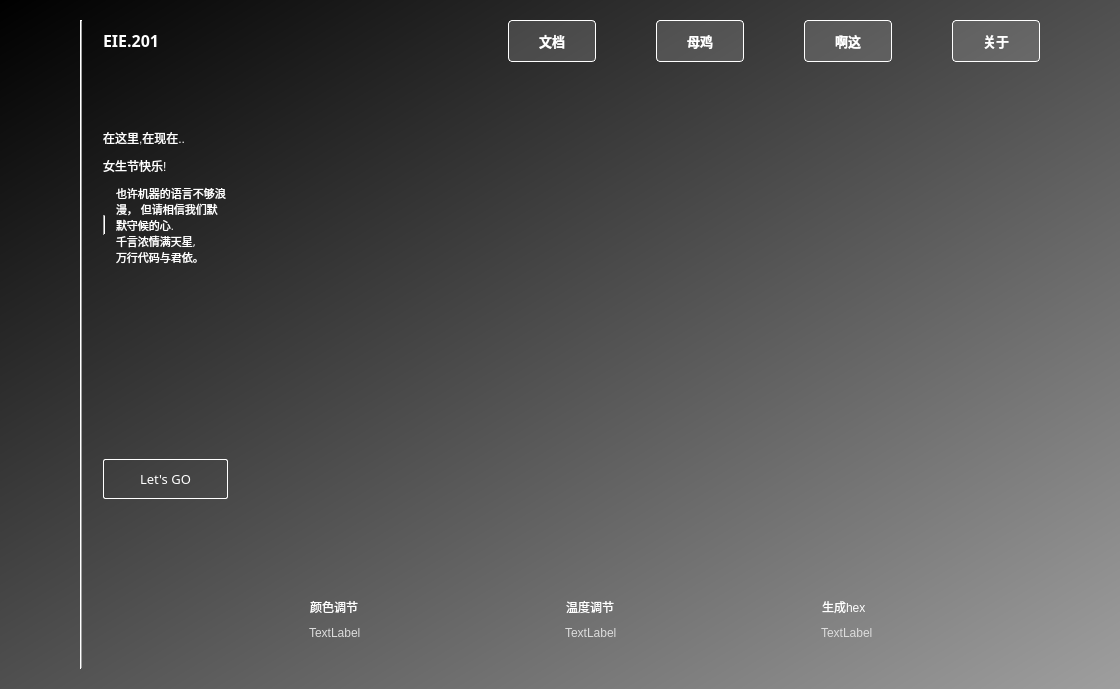
<?xml version="1.0" encoding="UTF-8"?>
<ui version="4.0">
 <class>GrilHappyQMW</class>
 <widget class="QMainWindow" name="GrilHappyQMW">
  <property name="geometry">
   <rect>
    <x>0</x>
    <y>0</y>
    <width>1120</width>
    <height>689</height>
   </rect>
  </property>
  <property name="minimumSize">
   <size>
    <width>0</width>
    <height>0</height>
   </size>
  </property>
  <property name="cursor">
   <cursorShape>ArrowCursor</cursorShape>
  </property>
  <property name="windowTitle">
   <string>MainWindow</string>
  </property>
  <property name="windowIcon">
   <iconset resource="gril.qrc">
    <normaloff>:/girl/img/birthday_girl_128px_1292266_easyicon.net.ico</normaloff>:/girl/img/birthday_girl_128px_1292266_easyicon.net.ico</iconset>
  </property>
  <property name="iconSize">
   <size>
    <width>64</width>
    <height>64</height>
   </size>
  </property>
  <property name="toolButtonStyle">
   <enum>Qt::ToolButtonIconOnly</enum>
  </property>
  <property name="documentMode">
   <bool>false</bool>
  </property>
  <widget class="QWidget" name="centralwidget">
   <property name="styleSheet">
    <string notr="true">QWidget#centralwidget{
background-color:qlineargradient(spread:pad, x1:0, y1:0, x2:1, y2:1, stop:0 rgba(0, 0, 0, 255), stop:1 rgba(159, 159, 159, 255))
}
</string>
   </property>
   <layout class="QHBoxLayout" name="horizontalLayout_6">
    <property name="spacing">
     <number>20</number>
    </property>
    <property name="leftMargin">
     <number>80</number>
    </property>
    <property name="topMargin">
     <number>20</number>
    </property>
    <property name="rightMargin">
     <number>80</number>
    </property>
    <property name="bottomMargin">
     <number>20</number>
    </property>
    <item>
     <widget class="Line" name="line_2">
      <property name="sizePolicy">
       <sizepolicy hsizetype="Minimum" vsizetype="Minimum">
        <horstretch>0</horstretch>
        <verstretch>0</verstretch>
       </sizepolicy>
      </property>
      <property name="styleSheet">
       <string notr="true"/>
      </property>
      <property name="frameShadow">
       <enum>QFrame::Raised</enum>
      </property>
      <property name="lineWidth">
       <number>1</number>
      </property>
      <property name="orientation">
       <enum>Qt::Vertical</enum>
      </property>
     </widget>
    </item>
    <item>
     <layout class="QVBoxLayout" name="verticalLayout_7">
      <item>
       <layout class="QHBoxLayout" name="horizontalLayout">
        <property name="spacing">
         <number>60</number>
        </property>
        <item>
         <widget class="QLabel" name="label_6">
          <property name="sizePolicy">
           <sizepolicy hsizetype="Fixed" vsizetype="Fixed">
            <horstretch>0</horstretch>
            <verstretch>0</verstretch>
           </sizepolicy>
          </property>
          <property name="font">
           <font>
            <family>等线</family>
            <pointsize>12</pointsize>
            <weight>75</weight>
            <bold>true</bold>
           </font>
          </property>
          <property name="styleSheet">
           <string notr="true">color: rgb(255, 255, 255);</string>
          </property>
          <property name="text">
           <string>EIE.201</string>
          </property>
         </widget>
        </item>
        <item>
         <spacer name="horizontalSpacer">
          <property name="orientation">
           <enum>Qt::Horizontal</enum>
          </property>
          <property name="sizeType">
           <enum>QSizePolicy::Expanding</enum>
          </property>
          <property name="sizeHint" stdset="0">
           <size>
            <width>40</width>
            <height>20</height>
           </size>
          </property>
         </spacer>
        </item>
        <item>
         <widget class="QPushButton" name="pushButton">
          <property name="sizePolicy">
           <sizepolicy hsizetype="Fixed" vsizetype="Fixed">
            <horstretch>0</horstretch>
            <verstretch>0</verstretch>
           </sizepolicy>
          </property>
          <property name="font">
           <font>
            <family>微软雅黑</family>
            <pointsize>10</pointsize>
            <weight>75</weight>
            <bold>true</bold>
           </font>
          </property>
          <property name="styleSheet">
           <string notr="true">QPushButton {
    border:1px solid #ffffff;
    border-radius:4px;
	padding:10px 30px;
    background-color:rgba(202, 202, 202, 50);

	color: rgb(255, 255, 255);
}

QPushButton:pressed {
    background-color: qlineargradient(x1: 0, y1: 0, x2: 0, y2: 1,
                                      stop: 0 #dadbde, stop: 1 #f6f7fa);
}

</string>
          </property>
          <property name="text">
           <string>文档</string>
          </property>
          <property name="flat">
           <bool>true</bool>
          </property>
         </widget>
        </item>
        <item>
         <widget class="QPushButton" name="pushButton_2">
          <property name="sizePolicy">
           <sizepolicy hsizetype="Fixed" vsizetype="Fixed">
            <horstretch>0</horstretch>
            <verstretch>0</verstretch>
           </sizepolicy>
          </property>
          <property name="font">
           <font>
            <family>微软雅黑</family>
            <pointsize>10</pointsize>
            <weight>75</weight>
            <bold>true</bold>
           </font>
          </property>
          <property name="styleSheet">
           <string notr="true">QPushButton {
    border:1px solid #ffffff;
    border-radius:4px;
	padding:10px 30px;
    background-color:rgba(202, 202, 202, 50);

	color: rgb(255, 255, 255);
}

QPushButton:pressed {
    background-color: qlineargradient(x1: 0, y1: 0, x2: 0, y2: 1,
                                      stop: 0 #dadbde, stop: 1 #f6f7fa);
}

</string>
          </property>
          <property name="text">
           <string>母鸡</string>
          </property>
          <property name="flat">
           <bool>true</bool>
          </property>
         </widget>
        </item>
        <item>
         <widget class="QPushButton" name="pushButton_3">
          <property name="sizePolicy">
           <sizepolicy hsizetype="Fixed" vsizetype="Fixed">
            <horstretch>0</horstretch>
            <verstretch>0</verstretch>
           </sizepolicy>
          </property>
          <property name="font">
           <font>
            <family>微软雅黑</family>
            <pointsize>10</pointsize>
            <weight>75</weight>
            <bold>true</bold>
           </font>
          </property>
          <property name="styleSheet">
           <string notr="true">QPushButton {
    border:1px solid #ffffff;
    border-radius:4px;
	padding:10px 30px;
    background-color:rgba(202, 202, 202, 50);

	color: rgb(255, 255, 255);
}

QPushButton:pressed {
    background-color: qlineargradient(x1: 0, y1: 0, x2: 0, y2: 1,
                                      stop: 0 #dadbde, stop: 1 #f6f7fa);
}

</string>
          </property>
          <property name="text">
           <string>啊这</string>
          </property>
          <property name="flat">
           <bool>true</bool>
          </property>
         </widget>
        </item>
        <item>
         <widget class="QPushButton" name="pushButton_5">
          <property name="sizePolicy">
           <sizepolicy hsizetype="Fixed" vsizetype="Fixed">
            <horstretch>0</horstretch>
            <verstretch>0</verstretch>
           </sizepolicy>
          </property>
          <property name="font">
           <font>
            <family>微软雅黑</family>
            <pointsize>10</pointsize>
            <weight>75</weight>
            <bold>true</bold>
           </font>
          </property>
          <property name="styleSheet">
           <string notr="true">QPushButton {
    border:1px solid #ffffff;
    border-radius:4px;
	padding:10px 30px;
    background-color:rgba(202, 202, 202, 50);

	color: rgb(255, 255, 255);
}

QPushButton:pressed {
    background-color: qlineargradient(x1: 0, y1: 0, x2: 0, y2: 1,
                                      stop: 0 #dadbde, stop: 1 #f6f7fa);
}

</string>
          </property>
          <property name="text">
           <string>关于</string>
          </property>
          <property name="flat">
           <bool>true</bool>
          </property>
         </widget>
        </item>
       </layout>
      </item>
      <item>
       <layout class="QHBoxLayout" name="horizontalLayout_5">
        <item>
         <layout class="QVBoxLayout" name="verticalLayout_5" stretch="4,4,4,1">
          <property name="spacing">
           <number>10</number>
          </property>
          <item>
           <layout class="QVBoxLayout" name="verticalLayout">
            <item>
             <spacer name="verticalSpacer_3">
              <property name="orientation">
               <enum>Qt::Vertical</enum>
              </property>
              <property name="sizeHint" stdset="0">
               <size>
                <width>20</width>
                <height>40</height>
               </size>
              </property>
             </spacer>
            </item>
            <item>
             <widget class="QLabel" name="label_2">
              <property name="styleSheet">
               <string notr="true">color: rgb(255, 255, 255);
font: 14pt &quot;黑体&quot;;</string>
              </property>
              <property name="text">
               <string>在这里,在现在..</string>
              </property>
             </widget>
            </item>
            <item>
             <widget class="QLabel" name="label_3">
              <property name="styleSheet">
               <string notr="true">color: rgb(255, 255, 255);
font: 52pt &quot;黑体&quot;;</string>
              </property>
              <property name="text">
               <string>女生节快乐!</string>
              </property>
             </widget>
            </item>
            <item>
             <layout class="QHBoxLayout" name="horizontalLayout_2">
              <property name="spacing">
               <number>10</number>
              </property>
              <item>
               <widget class="Line" name="line">
                <property name="sizePolicy">
                 <sizepolicy hsizetype="Fixed" vsizetype="Minimum">
                  <horstretch>0</horstretch>
                  <verstretch>0</verstretch>
                 </sizepolicy>
                </property>
                <property name="minimumSize">
                 <size>
                  <width>0</width>
                  <height>20</height>
                 </size>
                </property>
                <property name="maximumSize">
                 <size>
                  <width>16777215</width>
                  <height>20</height>
                 </size>
                </property>
                <property name="orientation">
                 <enum>Qt::Vertical</enum>
                </property>
               </widget>
              </item>
              <item>
               <widget class="QLabel" name="label_4">
                <property name="font">
                 <font>
                  <family>黑体</family>
                  <pointsize>8</pointsize>
                  <weight>50</weight>
                  <italic>false</italic>
                  <bold>false</bold>
                 </font>
                </property>
                <property name="styleSheet">
                 <string notr="true">color: rgb(255, 255, 255);
font: 8pt &quot;黑体&quot;;


</string>
                </property>
                <property name="text">
                 <string>也许机器的语言不够浪漫， 但请相信我们默默守候的心.
千言浓情满天星,
万行代码与君依。</string>
                </property>
                <property name="wordWrap">
                 <bool>true</bool>
                </property>
               </widget>
              </item>
             </layout>
            </item>
           </layout>
          </item>
          <item>
           <spacer name="verticalSpacer">
            <property name="orientation">
             <enum>Qt::Vertical</enum>
            </property>
            <property name="sizeHint" stdset="0">
             <size>
              <width>20</width>
              <height>40</height>
             </size>
            </property>
           </spacer>
          </item>
          <item>
           <widget class="QPushButton" name="pushButton_4">
            <property name="sizePolicy">
             <sizepolicy hsizetype="Fixed" vsizetype="Fixed">
              <horstretch>0</horstretch>
              <verstretch>0</verstretch>
             </sizepolicy>
            </property>
            <property name="font">
             <font>
              <family>黑体</family>
              <pointsize>10</pointsize>
             </font>
            </property>
            <property name="styleSheet">
             <string notr="true">QPushButton {
    border:1px solid #ffffff;
    border-radius:2px;
	padding:10px 36px;
    background-color: rgba(255, 255, 255, 0);

	color: rgb(255, 255, 255);
}

QPushButton:pressed {
    background-color: qlineargradient(x1: 0, y1: 0, x2: 0, y2: 1,
                                      stop: 0 #dadbde, stop: 1 #f6f7fa);
}

</string>
            </property>
            <property name="text">
             <string>Let's GO</string>
            </property>
            <property name="flat">
             <bool>true</bool>
            </property>
           </widget>
          </item>
          <item>
           <spacer name="verticalSpacer_2">
            <property name="orientation">
             <enum>Qt::Vertical</enum>
            </property>
            <property name="sizeHint" stdset="0">
             <size>
              <width>20</width>
              <height>40</height>
             </size>
            </property>
           </spacer>
          </item>
         </layout>
        </item>
        <item>
         <layout class="QVBoxLayout" name="videoLayout">
          <item>
           <spacer name="horizontalSpacer_3">
            <property name="orientation">
             <enum>Qt::Horizontal</enum>
            </property>
            <property name="sizeHint" stdset="0">
             <size>
              <width>40</width>
              <height>20</height>
             </size>
            </property>
           </spacer>
          </item>
         </layout>
        </item>
       </layout>
      </item>
      <item>
       <layout class="QHBoxLayout" name="horizontalLayout_4">
        <item>
         <spacer name="horizontalSpacer_2">
          <property name="orientation">
           <enum>Qt::Horizontal</enum>
          </property>
          <property name="sizeHint" stdset="0">
           <size>
            <width>40</width>
            <height>20</height>
           </size>
          </property>
         </spacer>
        </item>
        <item>
         <widget class="QWidget" name="widget" native="true">
          <layout class="QHBoxLayout" name="horizontalLayout_3">
           <item>
            <layout class="QVBoxLayout" name="verticalLayout_4">
             <property name="leftMargin">
              <number>40</number>
             </property>
             <property name="topMargin">
              <number>20</number>
             </property>
             <property name="rightMargin">
              <number>40</number>
             </property>
             <property name="bottomMargin">
              <number>20</number>
             </property>
             <item>
              <widget class="QPushButton" name="pushButton_8">
               <property name="layoutDirection">
                <enum>Qt::LeftToRight</enum>
               </property>
               <property name="styleSheet">
                <string notr="true">background-color: rgba(255, 255, 255, 0);
font: 12pt &quot;黑体&quot;;
color: rgb(255, 255, 255);
text-align: left;</string>
               </property>
               <property name="text">
                <string>颜色调节</string>
               </property>
               <property name="flat">
                <bool>true</bool>
               </property>
              </widget>
             </item>
             <item>
              <widget class="QLabel" name="label_7">
               <property name="minimumSize">
                <size>
                 <width>170</width>
                 <height>0</height>
                </size>
               </property>
               <property name="styleSheet">
                <string notr="true">font: 25 8pt &quot;Microsoft YaHei UI&quot;;
color: rgb(220, 220, 220);</string>
               </property>
               <property name="text">
                <string>TextLabel</string>
               </property>
              </widget>
             </item>
            </layout>
           </item>
           <item>
            <layout class="QVBoxLayout" name="verticalLayout_2">
             <property name="leftMargin">
              <number>40</number>
             </property>
             <property name="topMargin">
              <number>20</number>
             </property>
             <property name="rightMargin">
              <number>40</number>
             </property>
             <property name="bottomMargin">
              <number>20</number>
             </property>
             <item>
              <widget class="QPushButton" name="pushButton_6">
               <property name="layoutDirection">
                <enum>Qt::LeftToRight</enum>
               </property>
               <property name="styleSheet">
                <string notr="true">background-color: rgba(255, 255, 255, 0);
font: 12pt &quot;黑体&quot;;
color: rgb(255, 255, 255);
text-align: left;</string>
               </property>
               <property name="text">
                <string>温度调节</string>
               </property>
               <property name="flat">
                <bool>true</bool>
               </property>
              </widget>
             </item>
             <item>
              <widget class="QLabel" name="label">
               <property name="minimumSize">
                <size>
                 <width>170</width>
                 <height>0</height>
                </size>
               </property>
               <property name="styleSheet">
                <string notr="true">font: 25 8pt &quot;Microsoft YaHei UI&quot;;
color: rgb(220, 220, 220);</string>
               </property>
               <property name="text">
                <string>TextLabel</string>
               </property>
              </widget>
             </item>
            </layout>
           </item>
           <item>
            <layout class="QVBoxLayout" name="verticalLayout_3">
             <property name="leftMargin">
              <number>40</number>
             </property>
             <property name="topMargin">
              <number>20</number>
             </property>
             <property name="rightMargin">
              <number>40</number>
             </property>
             <property name="bottomMargin">
              <number>20</number>
             </property>
             <item>
              <widget class="QPushButton" name="pushButton_7">
               <property name="layoutDirection">
                <enum>Qt::LeftToRight</enum>
               </property>
               <property name="styleSheet">
                <string notr="true">background-color: rgba(255, 255, 255, 0);
font: 12pt &quot;黑体&quot;;
color: rgb(255, 255, 255);
text-align: left;</string>
               </property>
               <property name="text">
                <string>生成hex</string>
               </property>
               <property name="flat">
                <bool>true</bool>
               </property>
              </widget>
             </item>
             <item>
              <widget class="QLabel" name="label_5">
               <property name="minimumSize">
                <size>
                 <width>170</width>
                 <height>0</height>
                </size>
               </property>
               <property name="styleSheet">
                <string notr="true">font: 25 8pt &quot;Microsoft YaHei UI&quot;;
color: rgb(220, 220, 220);</string>
               </property>
               <property name="text">
                <string>TextLabel</string>
               </property>
              </widget>
             </item>
            </layout>
           </item>
          </layout>
         </widget>
        </item>
       </layout>
      </item>
     </layout>
    </item>
   </layout>
  </widget>
 </widget>
 <resources>
  <include location="gril.qrc"/>
 </resources>
 <connections/>
</ui>
